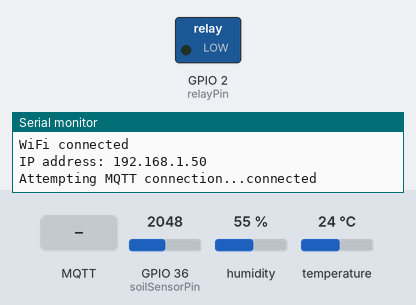
The sketch below on a simulated ESP32. On the bench: switched loads named in the sketch (green lamp = pin HIGH), the last lines printed to the serial monitor. The test bench sets the inputs (shaded band); at power-on: GPIO 36 (soilSensorPin) = 2048, humidity 55 %, temperature 24 °C. WiFi joins after 1.5 s; servers stay silent unless stated; no MQTT or app messages arrive unless stated.

Above: at 4.7 s.
4.8 s: MQTT message "on" arrives on the first subscribed topic
At 8.9 s:
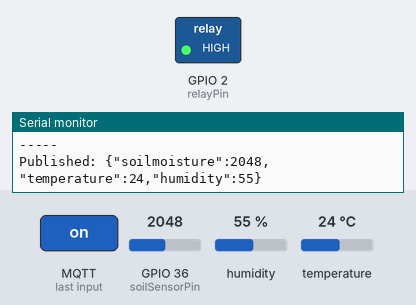
10.0 s: MQTT message "off" arrives on the first subscribed topic
At 11.3 s:
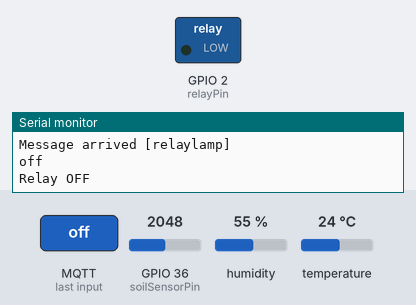
Timing chart, 0 to 13.0 s (numbered marks = the images above; inputs shaded):
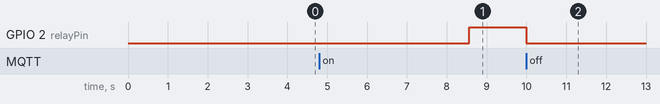

The sketch:

mqtt_dht22_soilmoisture_relay.ino
```cpp
#include <WiFi.h>
#include <PubSubClient.h>
#include <DHT.h>
#include <ArduinoJson.h>

// DHT22 sensor
#define DHTPIN 4
#define DHTTYPE DHT22
DHT dht(DHTPIN, DHTTYPE);

// WiFi and MQTT settings
const char* ssid = "xxxx"; //Wifi name
const char* password = "????"; // password
const char* mqtt_server = "00.00.00.00"; // MQTT-address IP...
//const char* mqtt_user = "";
//const char* mqtt_password = "";

// Sensor settings
const int soilSensorPin = A0; // Soilmoisture signalpin (analog)
const int relayPin = 2; // Relay singnalpin (digi)

// MQTT settings
WiFiClient espClient;
PubSubClient client(espClient);

// Relay settings
unsigned long previousMillis = 0;
const long interval = 5000; // 5 seconds


void setup() {
  pinMode(relayPin, OUTPUT); // define relay singalpin
  digitalWrite(relayPin, LOW); // Make sure relay is off
  WiFi.disconnect(); // I'm not sure if this is even needed
  Serial.begin(115200); // 9600 or 115200
  delay(1500);

  Serial.print("Wifi status: ");
  Serial.println(WiFi.status());

  WiFi.begin(ssid, password); //Wifi connection start
  Serial.println("Connecting to WiFi....");

  Serial.print("Wifi status: ");
  Serial.println(WiFi.status());
  // Try to connect to wifi

  // Check if success
  if (WiFi.status() == WL_CONNECTED) {
    Serial.println("WiFi connected");
    Serial.print("IP address: ");
    Serial.println(WiFi.localIP());
  }
  else {
    Serial.println("Failed to connect to WiFi");
    // If failed
    Serial.println("Retrying...");
  }
  while (WiFi.status() != WL_CONNECTED ) {
    delay(1000);
    Serial.print("Connecting...");
    Serial.print("Wifi status: ");
    Serial.println(WiFi.status());

  }
  // If connected
  if (WiFi.status() == WL_CONNECTED) {
    Serial.println("WiFi connected");
    Serial.print("IP address: ");
    Serial.println(WiFi.localIP());
  }
  client.setServer(mqtt_server, 1883); //MQTT address and port
  //client.setCallback(callback); // MQTT message callback.
  client.setCallback(callback);

  dht.begin(); // start DHT22
}


void loop() {
  // Check connection is still on
  if(WiFi.status() != WL_CONNECTED){
    ReconnectWifi();
  }

  if (!client.connected()) { //loop MQTT connection if not on
    reconnect();
  }
  client.loop();
    // Get current time
  unsigned long currentMillis = millis();

  // Execute sensor reading and publishing at specified interval
  if (currentMillis - previousMillis >= interval) {
    previousMillis = currentMillis;
    // Read DHT22 sensor
    float temperature = dht.readTemperature();
    float humidity = dht.readHumidity();
  // Check if any reads failed and exit early (to try again).
  if (isnan(temperature) || isnan(humidity)) {
    Serial.println("Failed to read from DHT sensor!");
    return;
  }
  // Print temperature and humidity
  int soilMoistureValue = analogRead(soilSensorPin); // Read soil moisture
  Serial.print("----- ");
  // NEEDS optimising calculation done in rasperry.
   Serial.println();

   StaticJsonDocument<200> doc; //JSON message creation
  doc["soilmoisture"] = soilMoistureValue;
  doc["temperature"] = temperature;
  doc["humidity"] = humidity;

  char buffer[256]; size_t n = serializeJson(doc, buffer);
  client.publish("sensoridata", buffer, n); // JSON message send to MQTT-broker

  Serial.print("Published: ");
  Serial.println(buffer);

  }
}

// Callback function to handle incoming messages
void callback(char* topic, byte* payload, unsigned int length) {
//Used to send a command to turn on relay.
    payload[length] = '\0';
    Serial.print("Message arrived [");
    Serial.print(topic);
    Serial.print("] ");
    Serial.println();
    String message = String((char*)payload);
    Serial.println(message);
    if (message == "on") {
      digitalWrite(relayPin, HIGH);
      Serial.println("Relay ON");
    }
    else if (message == "off") {
      digitalWrite(relayPin, LOW);
      Serial.println("Relay OFF");
    }

}

// Function to reconnect to WiFi if disconnected
void ReconnectWifi(){
  if (WiFi.status() != WL_CONNECTED) {
    Serial.println("Lost WiFi connection. Attempting to reconnect...");
    Serial.print("Wifi status: ");
    Serial.println(WiFi.status());
    WiFi.begin(ssid, password);
    int max_attempts = 40;
    int attempts = 0;
    // Try to connect to wifi
    while (WiFi.status() != WL_CONNECTED && attempts < max_attempts) {
      delay(1000);
      Serial.print("Connecting...");
      Serial.print("Wifi status: ");
      Serial.println(WiFi.status());
      attempts++;
    }
    if (WiFi.status() == WL_CONNECTED) {
      Serial.println("WiFi reconnected");
      Serial.print("IP address: ");
      Serial.println(WiFi.localIP());
    }
    else {
      Serial.println("Reconnection failed.");
      delay(5000); // wait 5 sec
    }
  }
}
// Function to reconnect to MQTT broker if disconnected
void reconnect() {
  while (!client.connected()) {
    Serial.print("Attempting MQTT connection...");
    if (client.connect("ESP32Client")) { //mqtt_user, mqtt_password can be added here.
      Serial.println("connected");
     // client.subscribe("sensoridata");
      client.subscribe("relaylamp");
      delay(5000);
    }
    else {
      Serial.print("failed, rc=");
      Serial.print(client.state());
      Serial.println(" try again in 5 seconds");
      delay(5000);
    }
  }
}
```

Measured:
- after the input at 4.8 s, GPIO 2 (relayPin): LOW → HIGH after 3.8 s
- after the input at 10.0 s, GPIO 2 (relayPin): HIGH → LOW at once
